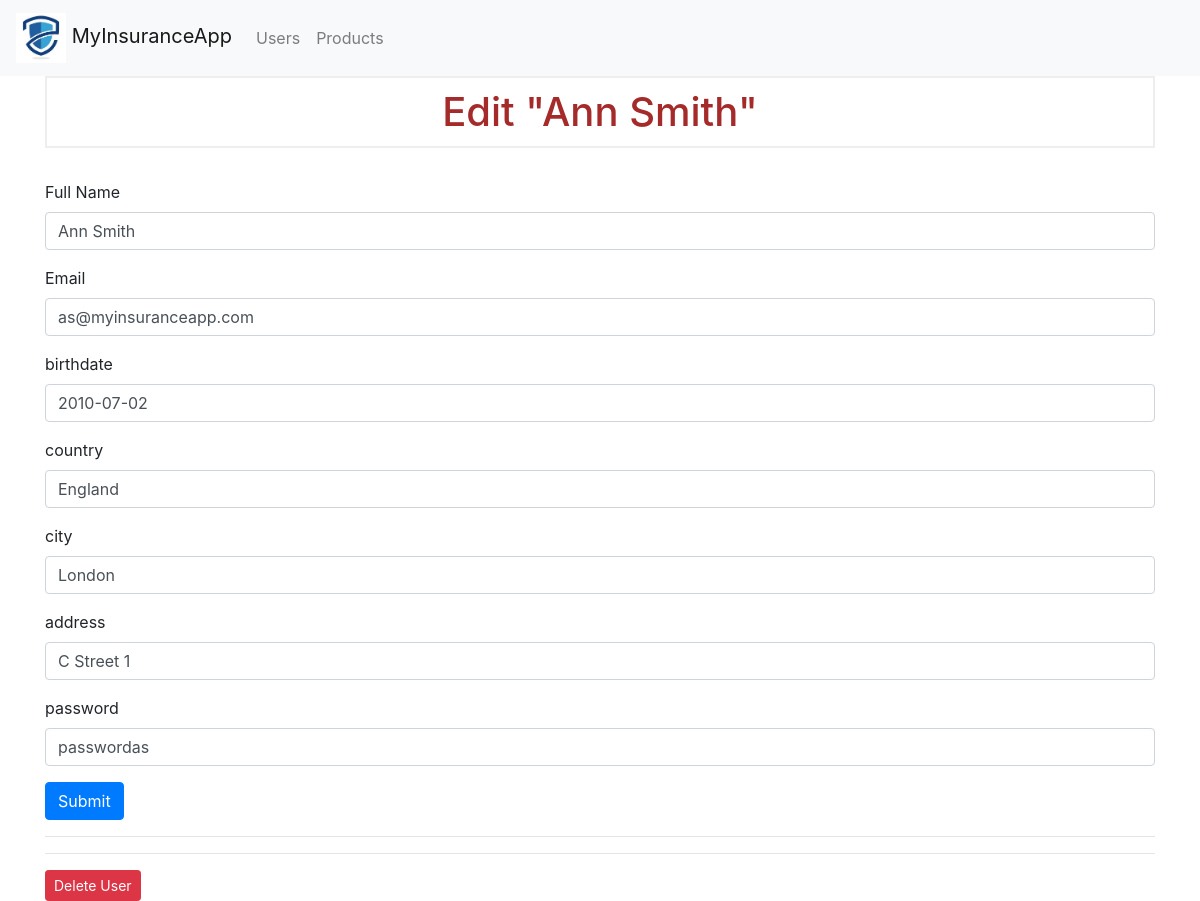
The page /users/2/edit on the database as committed earlier.
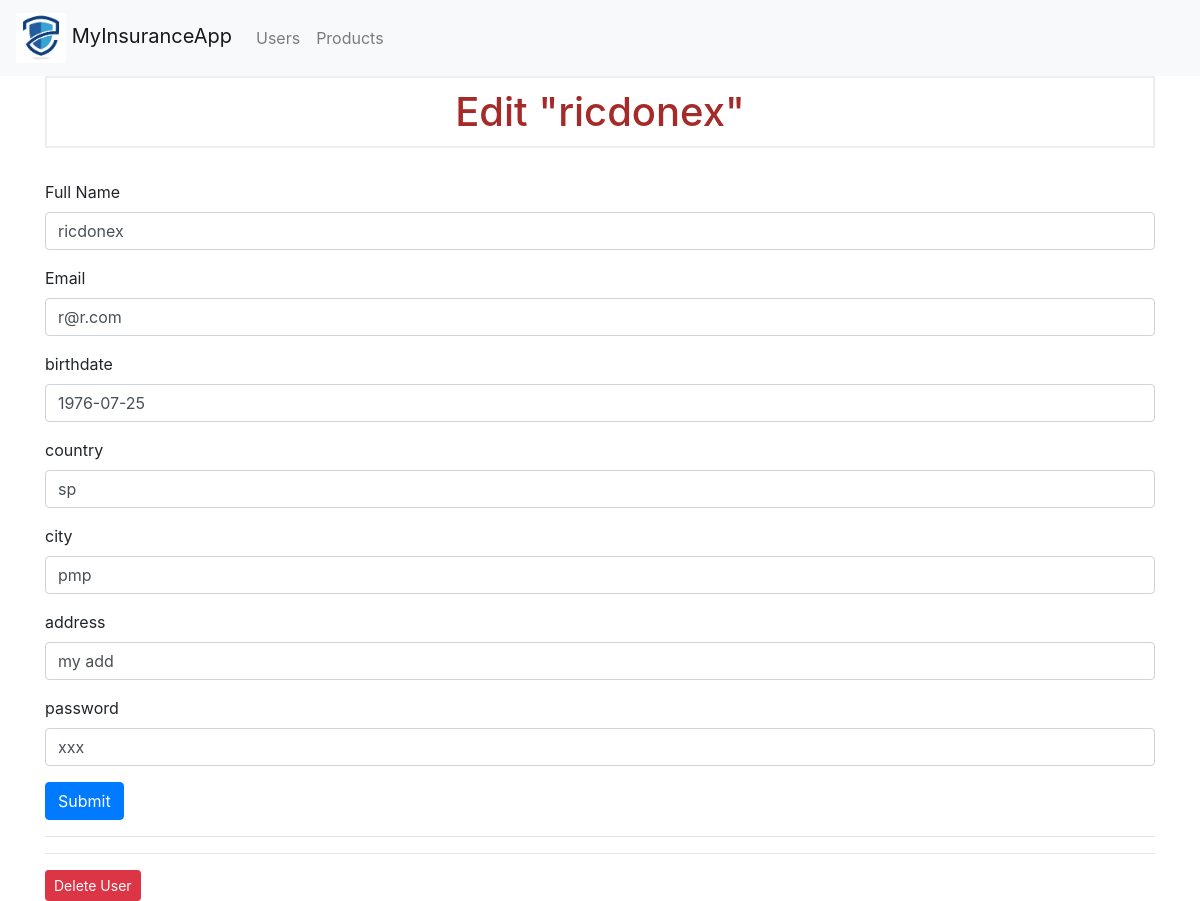
The same page on the database as committed later.
### tables this page shows
CREATE TABLE users (
    id INTEGER PRIMARY KEY AUTOINCREMENT,
    created TIMESTAMP DEFAULT CURRENT_TIMESTAMP,
    fullname TEXT NOT NULL,
    email TEXT NOT NULL,
    birthdate TIMESTAMP ,
    country TEXT ,
    city TEXT ,
    address TEXT, 
    password TEXT
);

### project/controllers/web/user_controller.py (the view, shortened to what this page needs)
@app.route('/users/<int:id>/edit', methods=('GET', 'POST'))
def edituser(id):
    user = get_user(id)
    return render_template('user/edit.html', user=user)

### project/persistence/__init__.py (called while the page is built)
def dict_factory(cursor, row):
    d = {}
    for idx, col in enumerate(cursor.description):
        d[col[0]] = row[idx]
    return d

def get_db_connection():
    conn = sqlite3.connect('./database/database.db')
    conn.row_factory = dict_factory
    return conn

### project/persistence/users_dao.py (called while the page is built)
def get_user(user_id):
    conn = get_db_connection()
    user = conn.execute('SELECT * FROM users WHERE id = ?',
                        (user_id,)).fetchone()
    conn.close()
    return user

### project/templates/user/edit.html (shortened to what this page needs)
{% extends 'base.html' %}
{% block content %}
<h1>{% block fullname %} Edit "{{ user['fullname'] }}" {% endblock %}</h1>
<br>
<form method="POST">
    <div class="form-group">
        <label for="fullname">Full Name</label>
        <input type="text" name="fullname" placeholder="User fullname"
               class="form-control"
               value="{{ request.form['fullname'] or user['fullname'] }}">
    </div>
    <div class="form-group">
        <label for="email">Email</label>
        <input type="text" name="email" placeholder="User email"
               class="form-control"
               value="{{ request.form['email'] or user['email'] }}">
    </div>
    <div class="form-group">
        <label for="birthdate">birthdate</label>
        <input type="text" name="birthdate" placeholder="User birthdate"
               class="form-control"
               value="{{ request.form['birthdate'] or user['birthdate'] }}">
    </div>
    <div class="form-group">
        <label for="country">country</label>
        <input type="text" name="country" placeholder="User country"
               class="form-control"
               value="{{ request.form['country'] or user['country'] }}">
    </div>
    <div class="form-group">
        <label for="city">city</label>
        <input type="text" name="city" placeholder="User city"
               class="form-control"
               value="{{ request.form['city'] or user['city'] }}">
    </div>
    <div class="form-group">
        <label for="address">address</label>
        <input type="text" name="address" placeholder="User address"
               class="form-control"
               value="{{ request.form['address'] or user['address'] }}">
    </div>
    <div class="form-group">
        <label for="password">password</label>
        <input type="text" name="password" placeholder="User password"
               class="form-control"
               value="{{ request.form['password'] or user['password'] }}">
    </div>
    <div class="form-group">
        <button type="submit" class="btn btn-primary">Submit</button>
    </div>
</form>
<hr>
<hr>
<form action="{{ url_for('deleteuser', id=user['id']) }}" method="POST">
    <input type="submit" value="Delete User"
            class="btn btn-danger btn-sm"
            onclick="return confirm('Are you sure you want to delete this user?')">
</form>
{% endblock %}

Rows that differ between the two databases and show on the page:
changed users: fullname "Ann Smith" → "ricdonex"; email "as@myinsuranceapp.com" → "r@r.com"; birthdate "2010-07-02" → "1976-07-25"; country "England" → "sp"; city "London" → "pmp"; address "C Street 1" → "my add"; password "passwordas" → "xxx"
